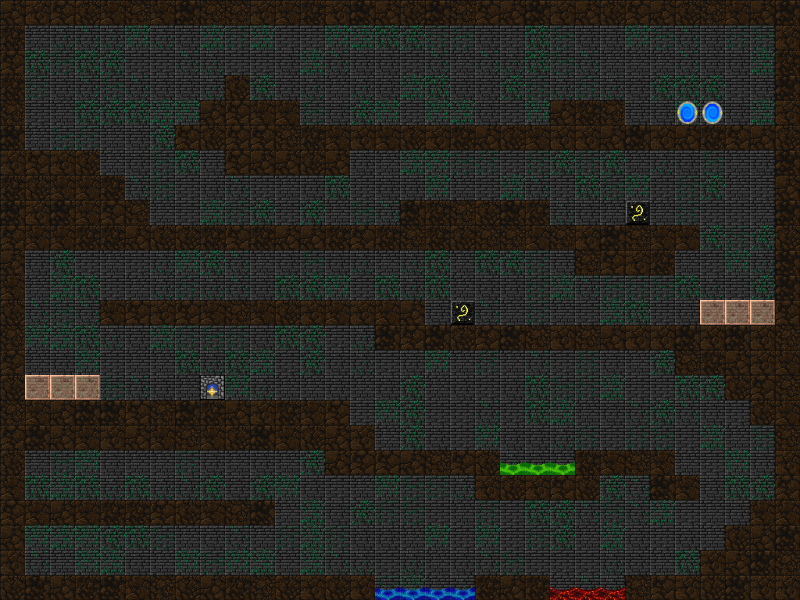

A 2D game scene composited from a Tiled map and its tileset images. What follows is a short description and the map's XML, with each tile layer's data collapsed to a summary:
An orthogonal 32x24 tile map with 25x25 px tiles, 11 tile layers (Background, Foreground, Water, Lava, ...), 1 hidden layer not drawn.

<map version="1.10" tiledversion="1.11.0" orientation="orthogonal" renderorder="right-down" width="32" height="24" tilewidth="25" tileheight="25" infinite="0" nextlayerid="13" nextobjectid="1">
 <editorsettings>
  <export target="level1.json" format="json" />
 </editorsettings>
 <tileset firstgid="1" name="tileset" tilewidth="25" tileheight="25" tilecount="3072" columns="64">
  <image source="../images/tileset.png" width="1600" height="1200" />
 </tileset>
 <layer id="1" name="Background" width="32" height="24">
  <data>[768 cells, 698 non-empty, 7 distinct tile ids]</data>
 </layer>
 <layer id="2" name="Foreground" width="32" height="24" tintcolor="#ffdfac">
  <data>[768 cells, 284 non-empty, 8 distinct tile ids]</data>
 </layer>
 <layer id="3" name="Water" width="32" height="24">
  <data>[768 cells, 4 non-empty, 1 distinct tile ids]</data>
 </layer>
 <layer id="4" name="Lava" width="32" height="24">
  <data>[768 cells, 3 non-empty, 1 distinct tile ids]</data>
 </layer>
 <layer id="5" name="Goo" width="32" height="24">
  <data>[768 cells, 3 non-empty, 1 distinct tile ids]</data>
 </layer>
 <layer id="7" name="Flame Goal" width="32" height="24" tintcolor="#ff0000">
  <data>[768 cells, 1 non-empty, 1 distinct tile ids]</data>
 </layer>
 <layer id="8" name="Ice Goal" width="32" height="24" tintcolor="#0000ff">
  <data>[768 cells, 1 non-empty, 1 distinct tile ids]</data>
 </layer>
 <layer id="9" name="Lever1" width="32" height="24">
  <data>[768 cells, 1 non-empty, 1 distinct tile ids]</data>
 </layer>
 <layer id="10" name="Elevator1" width="32" height="24">
  <data>[768 cells, 3 non-empty, 1 distinct tile ids]</data>
 </layer>
 <layer id="11" name="Button1" width="32" height="24" tintcolor="#ffff00">
  <data>[768 cells, 2 non-empty, 1 distinct tile ids]</data>
 </layer>
 <layer id="12" name="Elevator2" width="32" height="24">
  <data>[768 cells, 3 non-empty, 1 distinct tile ids]</data>
 </layer>
 <imagelayer id="6" name="Reference" visible="0" opacity="0.42">
  <image source="level1ref (Custom).png" width="800" height="598" />
 </imagelayer>
</map>